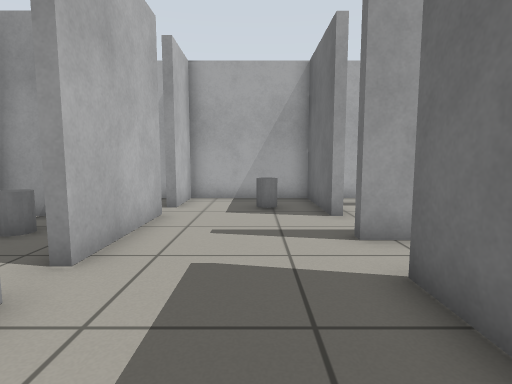
[1] (above)

16 first-person views from a walk through a world built for the Gazebo simulator. The camera is 0.72 m above the floor, tilts 6° down and sees 80° across. The floor is counted in squares, 0.5 m on a side. Each view is taken from the middle of a square. On the plan, view 1 faces up. The plan holds only what a view shows up to about 14 squares ahead; the rest is blank.

[2]
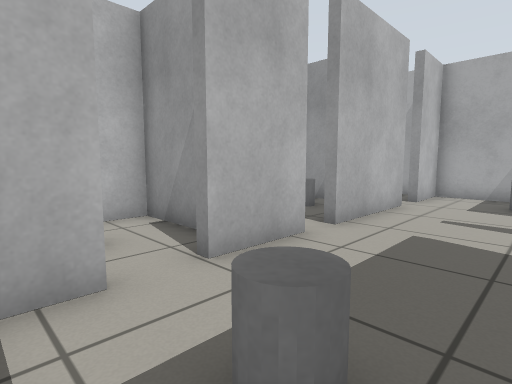

[3]
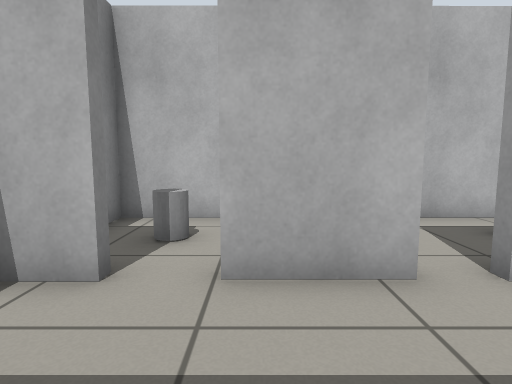

[4]
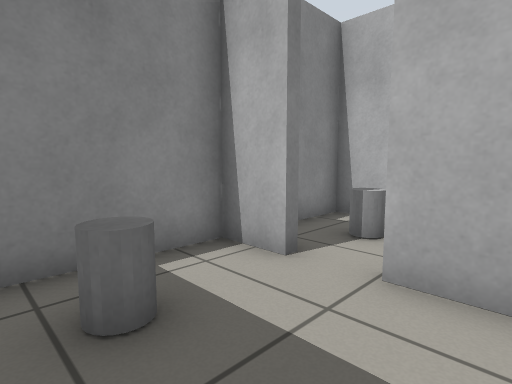

[5]
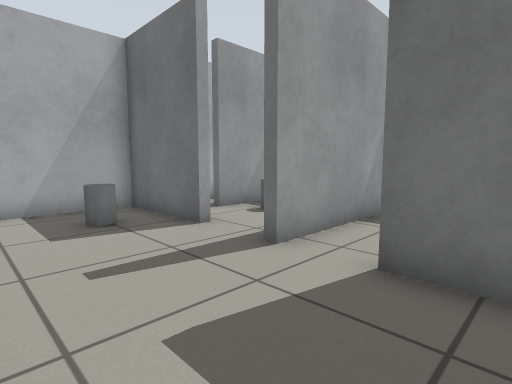

[6]
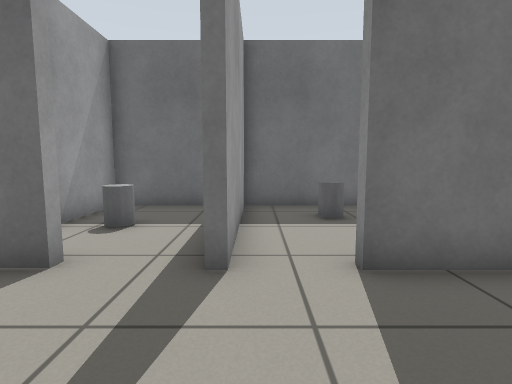

[7]
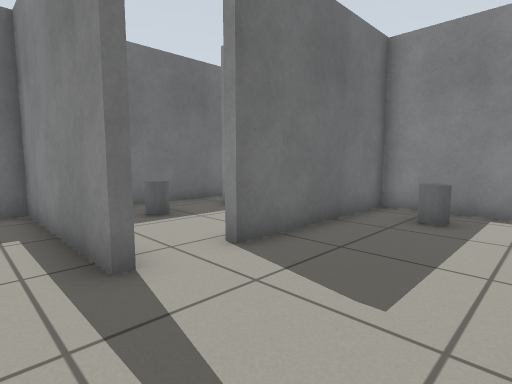

[8]
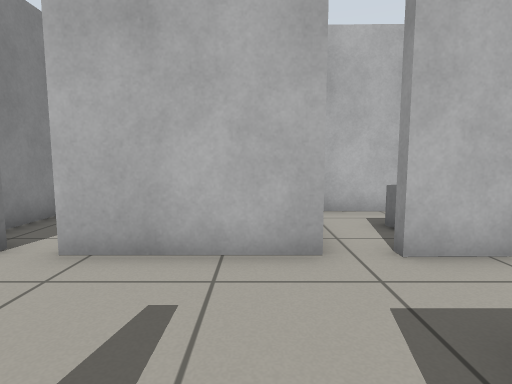

[9]
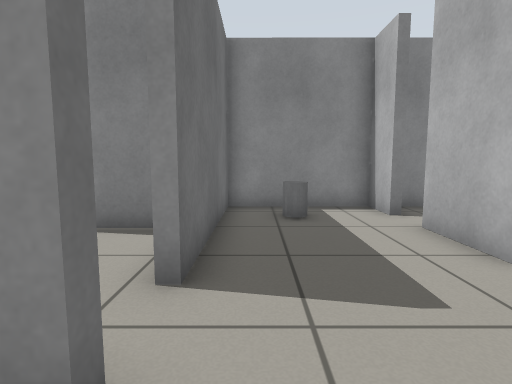

[10]
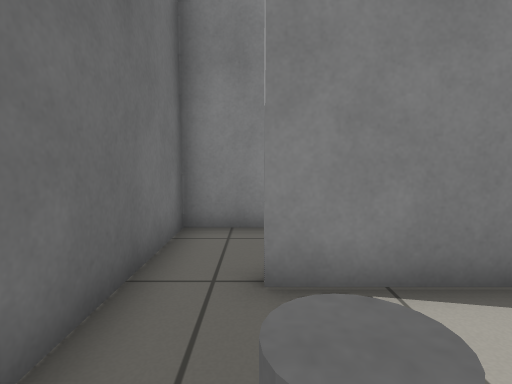

[11]
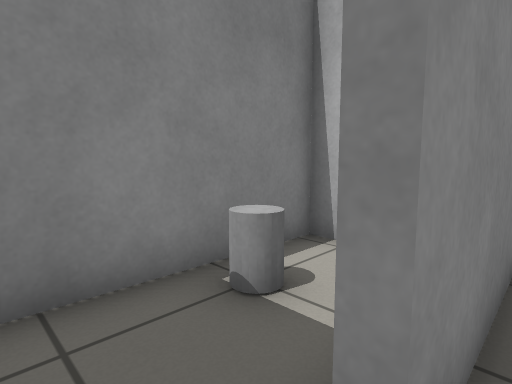

[12]
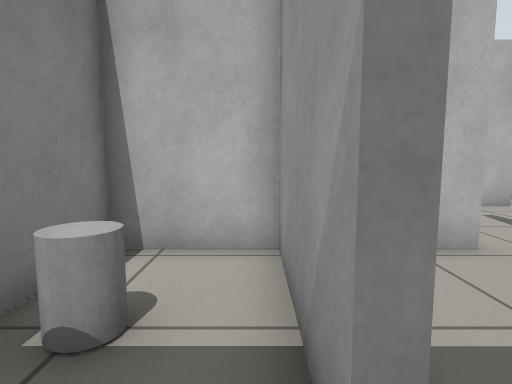

[13]
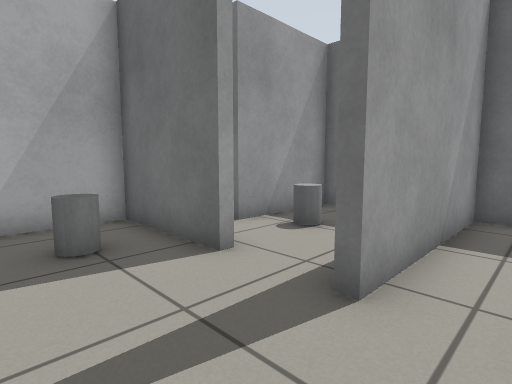

[14]
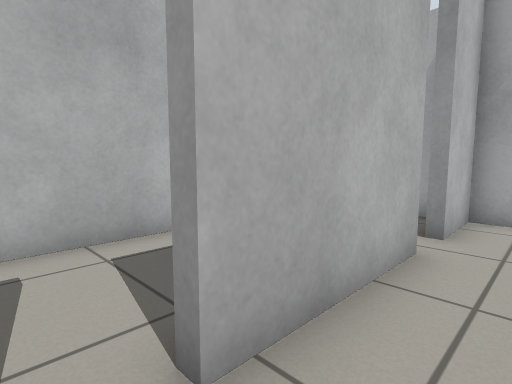

[15]
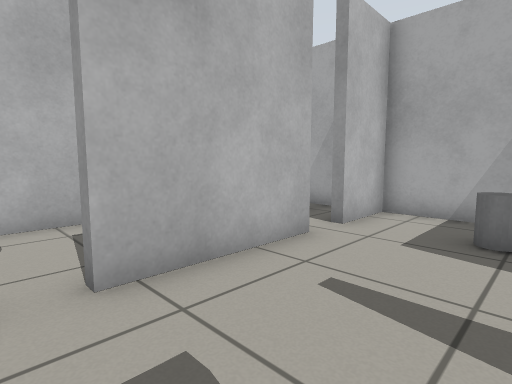

[16]
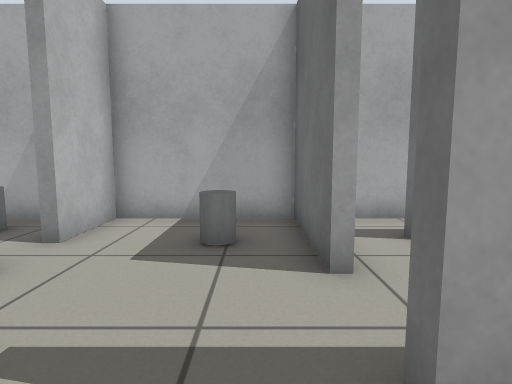

### Floor plan
Ten units are one square. View 1 is at (0, 0); x grows to the right and y downward. Boxes are objects, and circles mark ways between rooms. Rooms are numbered by the first view taken in them; rooms with no view inside come last. Other rooms are left out.
<svg viewBox="-70 -119 151 148">
<path fill="none" stroke="#000" d="M19 -54 19 -57M-25 -30 -25 -5M24 -77 19 -77 19 -114 -25 -114 -25 -92M-25 -81 -25 -40M-29 9 -25 9 -25 24 19 24 19 -36 22 -36M22 -36 22 -29M24 -7 59 -7M75 -5 75 -54 19 -54M59 -7 59 -4 22 -4 22 24 75 24 75 -5M19 -57 75 -57 76 -93 38 -93M-43 -15 -65 -15 -65 24 -34 24M-65 -70 -65 -34M-51 -78 -65 -78M-59 -18 -41 -18M-65 -110 -65 -89M-33 -114 -53 -114"/>
<rect x="-5" y="5" width="10" height="10" fill="#bbb"><title>grey cylinder</title></rect>
<rect x="-5" y="-95" width="10" height="10" fill="#bbb"><title>grey cylinder</title></rect>
<rect x="55" y="-35" width="10" height="10" fill="#bbb"><title>grey cylinder</title></rect>
<rect x="45" y="5" width="10" height="10" fill="#bbb"><title>grey cylinder</title></rect>
<rect x="45" y="-85" width="10" height="10" fill="#bbb"><title>grey cylinder</title></rect>
<rect x="-55" y="5" width="10" height="10" fill="#bbb"><title>grey cylinder</title></rect>
<rect x="-55" y="-65" width="10" height="10" fill="#bbb"><title>grey cylinder</title></rect>
<rect x="-55" y="-105" width="20" height="10" fill="#bbb"><title>grey cylinder</title></rect>
<circle cx="20" cy="-45" r="3" fill="#2a7"/>
<circle cx="20" cy="-70" r="3" fill="#2a7"/>
<circle cx="-30" cy="0" r="3" fill="#2a7"/>
<circle cx="-30" cy="-35" r="3" fill="#2a7"/>
<circle cx="-30" cy="-90" r="3" fill="#2a7"/>
<circle cx="65" cy="-10" r="3" fill="#2a7"/>
<text x="0" y="-40">1</text>
<text x="50" y="-30">2</text>
<text x="50" y="10">3</text>
<text x="50" y="-80">4</text>
<text x="-50" y="0">5</text>
<text x="-50" y="-50">6</text>
<text x="-50" y="-100">7</text>
</svg>
Room 1 opens to room 2. Room 1 opens to room 4. Room 1 opens to room 5. Room 1 opens to room 6. Room 1 opens to room 7. Room 2 opens to room 3.

Where each view was taken, in squares from view 1:
view 1: 0 up, 0 right, facing up
view 2: 2 down, 1 right, facing up-left
view 3: 1 up, 1 right, facing left
view 4: 2 up, 1 right, facing down-left
view 5: 2 up, 2 left, facing up-right
view 6: 5 up, 2 left, facing right
view 7: 7 up, 2 left, facing down-right
view 8: 7 up, 2 right, facing left
view 9: 7 up, 1 right, facing down
view 10: 4 up, 6 right, facing down
view 11: 1 up, 7 right, facing down-left
view 12: 0 up, 7 right, facing left
view 13: 4 up, 1 left, facing up-right
view 14: 3 up, 1 left, facing up-left
view 15: 3 up, 1 right, facing up-left
view 16: 4 up, 1 right, facing up
